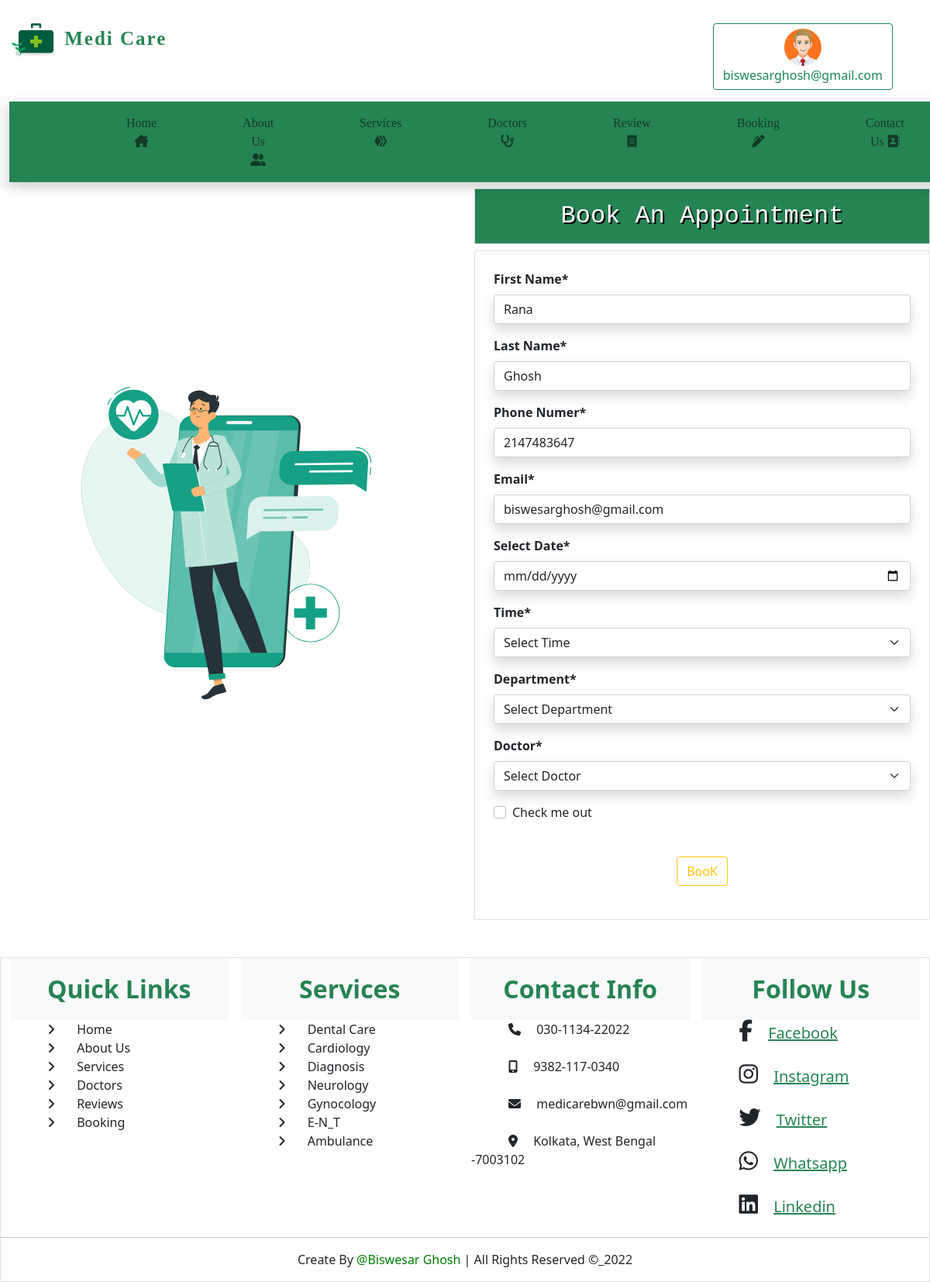
Page /book.php?Get_email=biswesarghosh@gmail.com on the committed database.
### tables this page shows
CREATE TABLE `user_register` (
  `id` int(11) NOT NULL,
  `First_name` varchar(255) NOT NULL,
  `Last_name` varchar(255) NOT NULL,
  `Gardain_name` varchar(255) NOT NULL,
  `DOB` varchar(255) NOT NULL,
  `Address` text NOT NULL,
  `Email` varchar(255) NOT NULL,
  `Password` varchar(255) NOT NULL,
  `Mobile` int(11) NOT NULL,
  `time` datetime NOT NULL
);

### book.php (the view, shortened to what this page needs)
<?php
    $con3 = mysqli_connect("localhost","root","","doctor")
or die("Failed to Connect Server" .mysqli_connect_error());
$user_email = $_GET['Get_email'];
$query2 = "SELECT * FROM user_register WHERE Email = '$user_email'";
$result2 = mysqli_query($con3,$query2);
$row2= mysqli_fetch_assoc($result2);
    $User_EMAIL = $row2['Email'];
    $User_FNAME = $row2['First_name'];
    $User_LNAME = $row2['Last_name'];
    $User_PHONE = $row2['Mobile'];
?>
<!doctype html>
<html lang="en">
  <head>
    <link href="https://cdn.jsdelivr.net/npm/bootstrap@5.1.3/dist/css/bootstrap.min.css" rel="stylesheet">
    <link rel="stylesheet" href="https://cdn.jsdelivr.net/npm/bootstrap-icons@1.8.1/font/bootstrap-icons.css">
    <link rel="stylesheet" href="style.css">
    <link rel="stylesheet" href="https://cdnjs.cloudflare.com/ajax/libs/OwlCarousel2/2.3.4/assets/owl.carousel.min.css" />
    <link rel="stylesheet" href="https://cdnjs.cloudflare.com/ajax/libs/OwlCarousel2/2.3.4/assets/owl.theme.default.min.css" />
</head>
  <body>
    <a id="uimg" class="btn btn-outline-success float-end position-relative me-5" data-bs-toggle="modal" data-bs-target="#exampleModal"><img  style="width:3rem" src="./image/user.jpg" alt="..."><br><?php echo $User_EMAIL;?></a>
    <p id="st"><img src="./image/Icon.png" alt="This is a icon"> <b>Medi Care</b></p>
    <nav class="navbar navbar-expand-lg navbar-light bg-light sticky-top mt-5" style="background-color: #268454">
  <div class="container-fluid">
    <div class="shadow collapse navbar-collapse nv gap-3" id="navbarNav" style="background-color: #268454">
      <ul class="navbar-nav mx-5">
        <li class="nav-item py-2 ">
          <a class="nav-link" aria-current="page" href="login.php?msg=<?php echo $User_EMAIL;?>">Home <i class="fa-solid fa-house-chimney"></i></a>
        </li>
        <li class="nav-item py-2">
          <a class="nav-link" href="login.php #about1">About Us <i class="fa-solid fa-user-group"></i></a>
        </li>
        <li class="nav-item py-2">
          <a class="nav-link" href="login.php #service1">Services <i class="fa-brands fa-hive"></i></a>
        </li>
        <li class="nav-item py-2">
          <a class="nav-link" href="login.php #doctor">Doctors <i class="fa-solid fa-stethoscope"></i></a>
        </li>
        <li class="nav-item py-2">
          <a class="nav-link" href="login.php #rview">Review <i class="fa-solid fa-receipt"></i></a>
        </li>
        <li class="nav-item py-2">
          <a class="nav-link" href="#">Booking <i class="fa-solid fa-pen-clip"></i></a>
        </li>
        <li class="nav-item py-2">
          <a class="nav-link " href="contact.php">Contact Us <i class="fa-solid fa-address-book"></i></a>
        </li>
      </ul>
    </div>
  </div>
</nav>
<div  class="row">
<img src="./image/book-img.svg" class="col-sm-6" alt="....">
<div class="col-sm-6 my-auto">
<h2 class="fs-2 text-center border p-3" id="book1">Book An Appointment</h2>
    <form action="book_pro.php" method="post" class="border p-4">
     <div class="mb-3">
      <label for="exampleInputEmail1" class="form-label fw-bolder">First Name*</label>
      <input type="text" class="form-control shadow bg-body rounded" name="Fname" id="exampleInputEmail1" aria-describedby="emailHelp" value="<?php echo ucfirst($User_FNAME);?>" Required>
</div>
<div class="mb-3">
     <label for="exampleInputPassword1" class="form-label fw-bolder">Last Name*</label>
     <input type="text" class="form-control shadow bg-body rounded" name="Lname" id="exampleInputPassword1" value="<?php echo ucfirst($User_LNAME);?>" Required>
</div>
<div class="mb-3">
     <label for="exampleInputPassword1" class="form-label fw-bolder">Phone Numer*</label>
     <input type="number" class="form-control shadow bg-body rounded" name="Mob" id="exampleInputPassword1" value="<?php echo ucfirst($User_PHONE);?>" Required>
</div>
<div class="mb-3">
     <label for="exampleInputPassword1" class="form-label fw-bolder">Email*</label>
     <input type="email" class="form-control shadow bg-body rounded" name="Mail" id="exampleInputPassword1" value="<?php echo $User_EMAIL;?>" Required>
</div>
<div class="mb-3">
     <label for="exampleInputPassword1" class="form-label fw-bolder">Select Date*</label>
     <input type="date" name="date" class="form-control shadow bg-body rounded" id="exampleInputPassword1" Required>
</div>
<div class="mb-3">
     <label for="exampleInputPassword1" class="form-label fw-bolder">Time*</label><br>
     <select class="form-select shadow bg-body rounded" name="time" aria-label="Default select example" Required>
<option selected>Select Time</option>
</select>
</div>
<div class="mb-3">
     <label for="exampleInputPassword1" class="form-label fw-bolder">Department*</label><br>
     <select class="form-select shadow bg-body rounded" aria-label="Default select example" name="department" Required>
     <option selected>Select Department</option>
</select>
</div>
<div class="mb-3">
     <label for="exampleInputPassword1" class="form-label fw-bolder">Doctor*</label><br>
     <select class="form-select shadow bg-body rounded" name="doctor" aria-label="Default select example" Required>
<option selected>Select Doctor</option>
</select>
</div>
<div class="mb-3 form-check">
     <input type="checkbox" class="form-check-input" id="exampleCheck1" Required>
     <label class="form-check-label" for="exampleCheck1">Check me out</label>
</div>
  <input type="submit" value="BooK" class="btn btn-outline-warning text-center position-relative top-50 start-50 translate-middle mt-5">
  </form>
</div>
</div>
<footer class="row mx-auto my-auto mt-5 border">
<div class="container mx-auto">
  <div class="row row-cols-2 row-cols-lg-4 g-2 g-lg-3">
    <div class="col">
      <div class="p-3 bg-light fs-2 fw-bolder text-center" id="foot1">Quick Links</div>
      <i class="fas fa-angle-right me-4 ms-5"></i> Home <br>
      <i class="fas fa-angle-right me-4 ms-5"></i> About Us<br>
      <i class="fas fa-angle-right me-4 ms-5"></i> Services<br>
      <i class="fas fa-angle-right me-4 ms-5"></i> Doctors<br>
      <i class="fas fa-angle-right me-4 ms-5"></i> Reviews<br>
      <i class="fas fa-angle-right me-4 ms-5"></i> Booking<br>
    </div>
    <div class="col">
     <div class="p-3 bg-light fs-2 fw-bolder text-center" id="foot1">Services</div>
      <i class="fas fa-angle-right me-4 ms-5"></i> Dental Care<br>
      <i class="fas fa-angle-right me-4 ms-5"></i> Cardiology<br>
      <i class="fas fa-angle-right me-4 ms-5"></i> Diagnosis<br>
      <i class="fas fa-angle-right me-4 ms-5"></i> Neurology<br>
      <i class="fas fa-angle-right me-4 ms-5"></i> Gynocology<br>
      <i class="fas fa-angle-right me-4 ms-5"></i> E-N_T<br>
      <i class="fas fa-angle-right me-4 ms-5"></i> Ambulance<br>
    </div>
    <div class="col">
    <div class="p-3 bg-light fs-2 fw-bolder text-center" id="foot1">Contact Info</div>
      <i class="fas fa-phone me-3 ms-5"></i> 030-1134-22022<br><br>
      <i class="fas fa-mobile-alt me-3 ms-5"></i> 9382-117-0340<br><br>
      <i class="fas fa-envelope me-3 ms-5"></i> medicarebwn@gmail.com<br><br>
      <i class="fas fa-map-marker-alt me-3 ms-5"></i> Kolkata, West Bengal -7003102<br><br>
    </div>
    <div class="col">
    <div class="p-3 bg-light fs-2 fw-bolder text-center" id="foot1">Follow Us</div>
      <i class="fab fa-facebook-f me-3 ms-5 fs-3"></i> <a href="https://www.facebook.com" class="fs-5" id="foot2">Facebook</a><br><br>
      <i class="fab fa-instagram me-3 ms-5 fs-3"></i> <a href="https://www.instagram.com" class="fs-5" id="foot2">Instagram</a><br><br>
      <i class="fab fa-twitter me-3 ms-5 fs-3"></i>  <a href="https://www.twitter.com" class="fs-5" id="foot2">Twitter</a><br><br>
      <i class="fab fa-whatsapp me-3 ms-5 fs-3"></i> <a href="https://www.Whatsapp.com" class="fs-5" id="foot2">Whatsapp</a><br><br>
      <i class="fab fa-linkedin me-3 ms-5 fs-3"></i>  <a href="https://www.linkedin.com" class="fs-5" id="foot2">Linkedin</a><br><br>
    </div>
  </div>
</div>
<hr>
<p class="text-center fs-6">Create By<span style="color:green"> @Biswesar Ghosh </span>| All Rights Reserved &copy_2022</p>
</footer>
  </body>
</html>

### style.css (style rules this page uses)
#st img { size: 20px; width: 60px; }
#st { font-family: Lucida Handwriting; color: #268454; letter-spacing: 2px; margin: 15px; margin-top: 30px; font-size: 25px; }
nav ul { text-align: center; }
.nv { background-color: #268454; color: aliceblue; }
.nv li { margin-left: 95px; font-family: Georgia; color: aliceblue; }
#book1 { background-color: #268454; color: white; font-family: 'Courier New', Courier, monospace; text-shadow: 2px 2px black; }
#uimg img { clip-path: circle(); }
#foot1 { color: #268454; }
#foot2 { color: #268454; }

### rows in the picture
user_register: Email "biswesarghosh@gmail.com", Fname "Rana", Lname "Ghosh", Mob "2147483647", Mail "biswesarghosh@gmail.com"
